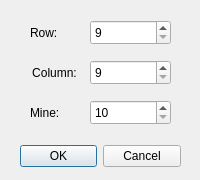
<?xml version="1.0" encoding="UTF-8"?>
<ui version="4.0">
 <class>Dialog</class>
 <widget class="QDialog" name="Dialog">
  <property name="geometry">
   <rect>
    <x>0</x>
    <y>0</y>
    <width>200</width>
    <height>180</height>
   </rect>
  </property>
  <property name="windowTitle">
   <string>Dialog</string>
  </property>
  <widget class="QDialogButtonBox" name="buttonBox">
   <property name="geometry">
    <rect>
     <x>20</x>
     <y>140</y>
     <width>161</width>
     <height>32</height>
    </rect>
   </property>
   <property name="orientation">
    <enum>Qt::Horizontal</enum>
   </property>
   <property name="standardButtons">
    <set>QDialogButtonBox::Cancel|QDialogButtonBox::Ok</set>
   </property>
   <property name="centerButtons">
    <bool>true</bool>
   </property>
  </widget>
  <widget class="QSpinBox" name="InputRow">
   <property name="geometry">
    <rect>
     <x>90</x>
     <y>20</y>
     <width>81</width>
     <height>25</height>
    </rect>
   </property>
   <property name="minimum">
    <number>9</number>
   </property>
   <property name="maximum">
    <number>24</number>
   </property>
   <property name="value">
    <number>9</number>
   </property>
  </widget>
  <widget class="QSpinBox" name="InputColumn">
   <property name="geometry">
    <rect>
     <x>90</x>
     <y>60</y>
     <width>81</width>
     <height>25</height>
    </rect>
   </property>
   <property name="minimum">
    <number>9</number>
   </property>
   <property name="maximum">
    <number>30</number>
   </property>
   <property name="value">
    <number>9</number>
   </property>
  </widget>
  <widget class="QSpinBox" name="InputMine">
   <property name="geometry">
    <rect>
     <x>90</x>
     <y>100</y>
     <width>81</width>
     <height>25</height>
    </rect>
   </property>
   <property name="minimum">
    <number>10</number>
   </property>
   <property name="maximum">
    <number>80</number>
   </property>
   <property name="value">
    <number>10</number>
   </property>
  </widget>
  <widget class="QLabel" name="label">
   <property name="geometry">
    <rect>
     <x>30</x>
     <y>20</y>
     <width>49</width>
     <height>25</height>
    </rect>
   </property>
   <property name="text">
    <string>Row:</string>
   </property>
   <property name="alignment">
    <set>Qt::AlignLeading|Qt::AlignLeft|Qt::AlignVCenter</set>
   </property>
  </widget>
  <widget class="QLabel" name="label_2">
   <property name="geometry">
    <rect>
     <x>30</x>
     <y>60</y>
     <width>49</width>
     <height>25</height>
    </rect>
   </property>
   <property name="text">
    <string>Column:</string>
   </property>
   <property name="alignment">
    <set>Qt::AlignCenter</set>
   </property>
  </widget>
  <widget class="QLabel" name="label_3">
   <property name="geometry">
    <rect>
     <x>30</x>
     <y>100</y>
     <width>49</width>
     <height>25</height>
    </rect>
   </property>
   <property name="text">
    <string>Mine:</string>
   </property>
   <property name="alignment">
    <set>Qt::AlignLeading|Qt::AlignLeft|Qt::AlignVCenter</set>
   </property>
  </widget>
 </widget>
 <resources/>
 <connections>
  <connection>
   <sender>buttonBox</sender>
   <signal>accepted()</signal>
   <receiver>Dialog</receiver>
   <slot>accept()</slot>
   <hints>
    <hint type="sourcelabel">
     <x>248</x>
     <y>254</y>
    </hint>
    <hint type="destinationlabel">
     <x>157</x>
     <y>274</y>
    </hint>
   </hints>
  </connection>
  <connection>
   <sender>buttonBox</sender>
   <signal>rejected()</signal>
   <receiver>Dialog</receiver>
   <slot>reject()</slot>
   <hints>
    <hint type="sourcelabel">
     <x>316</x>
     <y>260</y>
    </hint>
    <hint type="destinationlabel">
     <x>286</x>
     <y>274</y>
    </hint>
   </hints>
  </connection>
 </connections>
</ui>
